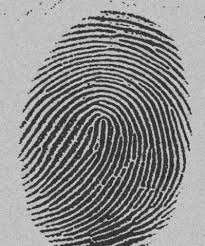
#> input picture Images/fingerprint.jpg, 205 x 246 px
$ jupyter execute 'Exp 6 - Image Segmentation.ipynb'   (older library calls are emulated)
#> lines starting #> are read from the running program, lines starting #| are printed output that depends on the picture; after the words box and inside, x2 and y2 are one past the last pixel; in counts of white or black regions, pixels touching at a corner belong together
# Experiment 6 - Digital Image Processing Lab
## Aim: To perform various image segmentation processes.
###### Siddhartha Dutta - A70405217037 - BCSE1732

[cell 1]
# Importing Required Libraries
import cv2
import matplotlib.pyplot as plt
import numpy as np

## 6.1 Thresholding
* Thresholding is a type of image segmentation, where we change the pixels of an image to make the image easier to analyze.
* In thresholding, we convert an image from color or grayscale into a binary image, i.e., one that is simply black and white.

[cell 2]
image = cv2.imread('Images/fingerprint.jpg', cv2.IMREAD_GRAYSCALE)
#> image is the input picture: shape (246, 205); min 6, max 234, mean 138.9

fig = plt.figure(figsize=(15, 4))
ax1 = fig.add_subplot(121)
ax2 = fig.add_subplot(122)

ax1.imshow(image, cmap='gray')
ax1.title.set_text('Original Image')
ax2.hist(image.ravel(), bins=256)
ax2.title.set_text('Original Image Distribution')
#> figure, not shown here; panel 2: tallest bar 2350 high, from x = 190.4 to 191.2

### 6.1.1 Global Thresholding
* Global thresholding is based on the assumption that the image has a bimodal histogram.
* The object can be extracted from the background by comparing image values with a threshold value T.
* All the pixel values are thresholded according to this computed threshold value T.

[cell 3]
# Computing T Values until difference in T is smaller than T0
T = (np.max(image) + np.min(image)) // 2 # Initial Estimate of T
#> T = 120
T0 = 0

while(True):
    print(f'Thresholding Value: {T}')
    u1 = [x for x in image.ravel() if x > T ]
    u2 = [x for x in image.ravel() if x <= T ]
    T_new = ((sum(u1)/len(u1)) + (sum(u2)/len(u2))) // 2
    if abs(T_new - T) <=  T0:
        break
    else:
        T = T_new
#> this loop made 3 passes
#> (T_new, T) on passes 1 to 2: (123, 123), (124, 124)
#> T_new on pass 3: 124
#| Thresholding Value: 120
#| Thresholding Value: 123.0
#| Thresholding Value: 124.0

global_thres = image > T
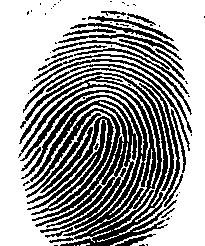
#> global_thres: shape (246, 205) bool; 61.9% white; 69 black regions (43 under 20 px), largest, box (x1, y1, x2, y2) and area: (18, 68, 180, 246) 11402, (27, 116, 114, 215) 1765, (23, 64, 190, 151) 598

### 6.1.2 Adaptive Thresholding
* Adaptive thresholding is the method where the threshold value is calculated for smaller regions.
* There will be different threshold values for different regions.
* Adapative thresholding is performed using the *cv2.adaptiveThreshold* function.

[cell 4]
# Taking Threshold Value as the Mean in the Neighbourhood Area
#adaptiveThreshold(src, maxValue, adaptiveMethod, thresholdType, blockSize, C)
adaptive_thres = cv2.adaptiveThreshold(image, 255, cv2.ADAPTIVE_THRESH_MEAN_C, cv2.THRESH_BINARY, 13, 15)
#> adaptive_thres: shape (246, 205); 66.8% white; black in thin lines or dots

### 6.1.3 Otsu Thresholding
* Otsu's binarization automatically calculates a threshold value from image histogram for a bimodal image.
* This computed threshold value minimizes the weighted within-class variance.
* Otsu's threshold is performed using the *cv2.threshold* function with the *cv2.THRESH_OTSU* argument.

[cell 5]
#cv2.threshold(source, thresholdValue, maxVal, thresholdingTechnique)
ret, otsu_thres = cv2.threshold(image, 124, 255, cv2.THRESH_BINARY+cv2.THRESH_OTSU)
#> ret = 124

[cell 6]
# Displaying Results of Thresholding Techniques
fig = plt.figure(figsize=(12, 4))
ax1 = fig.add_subplot(131)
ax2 = fig.add_subplot(132)
ax3 = fig.add_subplot(133)

ax1.imshow(global_thres, cmap='gray')
ax1.title.set_text(f'Global Thresholded Image for T={T}')
ax2.imshow(adaptive_thres, cmap='gray')
ax2.title.set_text(f'Adaptive Thresholded Image')
ax3.imshow(otsu_thres, cmap='gray')
ax3.title.set_text(f'Otsu Thresholded Image')

## 6.2 Edge Detection
* Edge detection is an image processing technique for finding the boundaries of objects within images.
* It works by detecting discontinuities in brightness. Edge detection is used for image segmentation.

[cell 7]
image = cv2.imread('Images/road.bmp', cv2.IMREAD_GRAYSCALE)
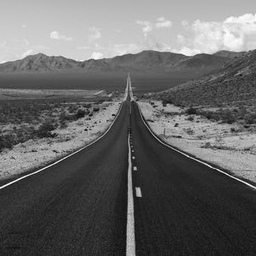
#> input picture Images/road.bmp, 256 x 256 px
#> image is the input picture: shape (256, 256); min 7, max 255, mean 101.6
image = cv2.GaussianBlur(image, (3,3), 0)
plt.imshow(image, cmap='gray')
plt.title('Original Image After Gaussian Blurring')
plt.show()

### 6.2.1 Sobel Edge Detection
* Sobel edge detector is a gradient based method based on the first order derivatives.
* It calculates the first derivatives of the image separately for the X and Y axes.
* The operator uses two 3X3 kernels which are convolved with the original image to calculate approximations of the derivatives - one for horizontal changes, and one for vertical.

[cell 8]
sobelX = cv2.Sobel(image, cv2.CV_8U, 1, 0, ksize=3).astype(np.uint64)
sobelY = cv2.Sobel(image, cv2.CV_8U, 0, 1, ksize=3).astype(np.uint64)
sobel = np.sqrt(np.power(sobelX, 2) + np.power(sobelY, 2)).astype(np.uint64)

fig = plt.figure(figsize=(12, 4))
ax1 = fig.add_subplot(131)
ax2 = fig.add_subplot(132)
ax3 = fig.add_subplot(133)

ax1.imshow(sobelX, cmap='gray')
ax1.title.set_text('Sobel Filter in X Direction')
ax2.imshow(sobelY, cmap='gray')
ax2.title.set_text('Sobel Filter in Y Direction')
ax3.imshow(sobel, cmap='gray')
ax3.title.set_text('Sobel Filter Combined X,Y')

### 6.2.2 Laplacian Edge Detection
* Unlike the Sobel edge detector, the Laplacian edge detector uses only one kernel.
* It calculates second order derivatives in a single pass.
* The Laplacian filter is applied using the *cv2.Laplacian* function.

[cell 9]
laplacian = cv2.Laplacian(image, cv2.CV_8U)
plt.imshow(laplacian, cmap='gray')
plt.title('Laplacian Edge Detection')
plt.show()

## 6.3 Canny Edge Detector
* The Canny edge detector is a multi-stage algorithm:
    * Noise Reduction
    * Finding Intensity Gradient of the Image
    * Non-maximum Suppression
    * Hysteresis Thresholding

* The Canny edge detector is implemented using the *cv2.Canny* function.

[cell 10]
THRESHOLD1 = 100
THRESHOLD2 = 200

canny = cv2.Canny(image, THRESHOLD1, THRESHOLD2)
#> canny: shape (256, 256); 5.4% white in thin lines or dots

fig = plt.figure(figsize=(10, 4))
ax1 = fig.add_subplot(121)
ax2 = fig.add_subplot(122)

ax1.imshow(image, cmap='gray')
ax1.title.set_text('Gassian Blurred Image')
ax2.imshow(canny, cmap='gray')
ax2.title.set_text('Canny Edge Detection')

## 6.4 Hough Line Transformation
* Hough Transform is a popular technique to detect any shape, if it can be represented in a mathematical form.
* The Hough line transformation can be implemented using the *cv2.HoughLines* function. It takes as arguments:
    * A binary image.
    * The paramater p.
    * The parameter theta for accuracy.
    * A threshold value.

[cell 11]
image = cv2.imread('Images/sudoku-original.jpg')
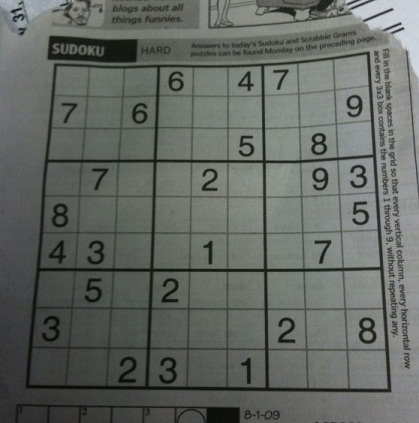
#> input picture Images/sudoku-original.jpg, 419 x 423 px
#> image is the input picture: shape (423, 419, 3); mean B, G, R 98.9, 103.6, 99.4
gray = cv2.cvtColor(image, cv2.COLOR_BGR2GRAY)
edges = cv2.Canny(gray, 50, 150, apertureSize=3)
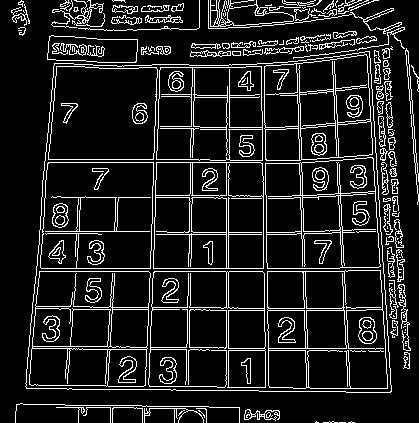
#> edges: shape (423, 419); 12% white in thin lines or dots
lines = cv2.HoughLines(edges, 1, np.pi/180, 200)
#> lines = 20 rows, first 8: [271, 1.57], [268, 1.57], [226, 0], [195, 0.0175], [162, 0.0349], [159, 0.0349], [-262, 3.12], [-293, 3.11]

for rt in lines:
    for rho, theta in rt:
        a = np.cos(theta)
        b = np.sin(theta)
        x0 = a*rho
        y0 = b*rho
        x1 = int(x0 + 1000*(-b))
        y1 = int(y0 + 1000*(a))
        x2 = int(x0 - 1000*(-b))
        y2 = int(y0 - 1000*(a))

        cv2.line(image, (x1,y1), (x2,y2), (255,0,), 2)
#> this loop made 20 passes
#> rt on passes 1 to 12: [[271, 1.57]], [[268, 1.57]], [[226, 0]], [[195, 0.0175]], [[162, 0.0349]], [[159, 0.0349]], [[-262, 3.12]], [[-293, 3.11]], [[193, 0.0175]], [[228, 0]], [[162, 1.57]], [[62, 0.0873]]
#> image: shape (423, 419, 3); 12.66% of pixels changed, all inside (x1, y1, x2, y2) = (0, 0, 419, 423)


fig = plt.figure(figsize=(10, 4))
ax1 = fig.add_subplot(121)
ax2 = fig.add_subplot(122)
ax1.imshow(cv2.imread('Images/sudoku-original.jpg'))
ax1.title.set_text('Original Image')
ax2.imshow(image)
ax2.title.set_text('Hough Lines on Original Image')
#> figure, not shown here; B, G, R data is drawn as R, G, B

## Assignment - Isolated Point Detection

[cell 12]
# Using Point Detection Mask on Image
image = cv2.imread('Images/turbine.jpg', cv2.IMREAD_GRAYSCALE)
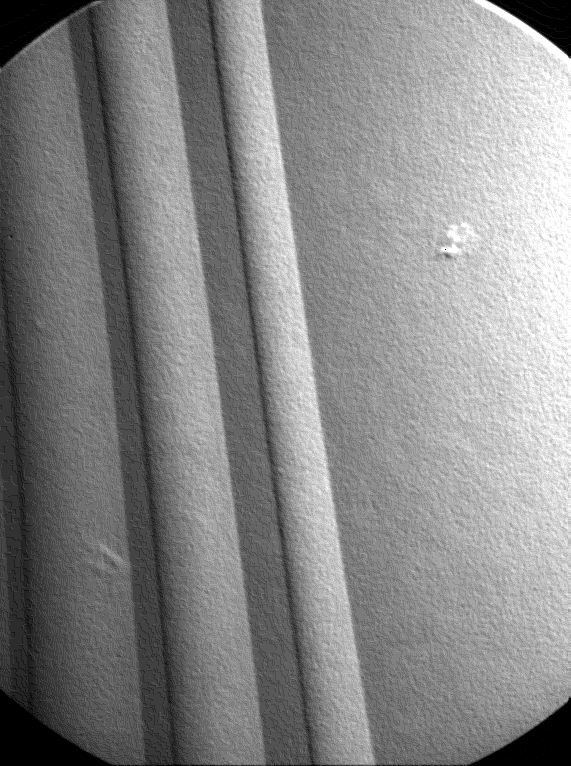
#> input picture Images/turbine.jpg, 571 x 766 px
#> image is the input picture: shape (766, 571); min 0, max 255, mean 134.3
point_detection_mask = np.array([[-1,-1,-1],
                                 [-1,8,-1],
                                 [-1,-1,-1]])
filtered = cv2.filter2D(image, -1, point_detection_mask)
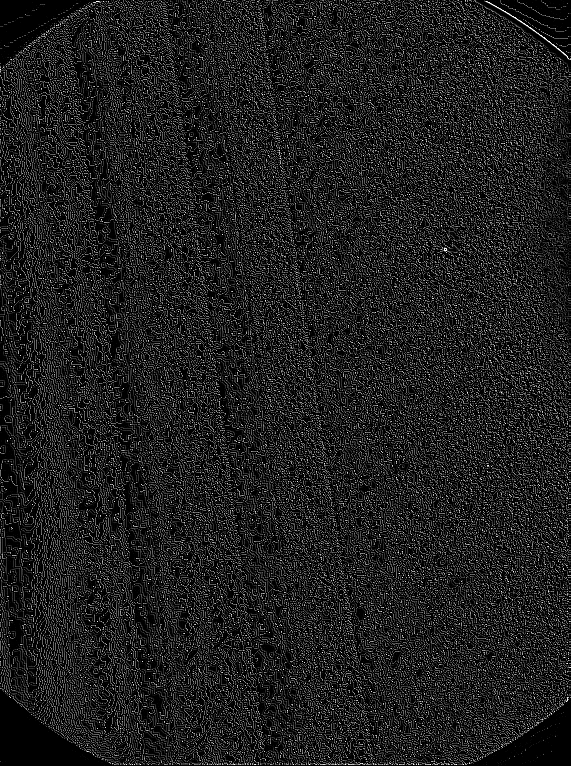
#> filtered: shape (766, 571); min 0, max 255, mean 31.3

[cell 13]
# Thresholding
T = 0.9 * np.max(filtered) # 90% of the highest absolute pixel value of the image filtered
#> T = 229.5
thresh = filtered > T
#> thresh: shape (766, 571) bool; 0.08% white in thin lines or dots

[cell 14]
# Displaying Results
fig = plt.figure(figsize=(14, 12))
ax1 = fig.add_subplot(131)
ax2 = fig.add_subplot(132)
ax3 = fig.add_subplot(133)

ax1.imshow(image, cmap='gray')
ax1.title.set_text('Original Image')
ax2.imshow(filtered, cmap='gray')
ax2.title.set_text('After Filtering using Point Detection Mask')
ax3.imshow(thresh, cmap='gray')
ax3.title.set_text('After Thresholding Filtered Image')
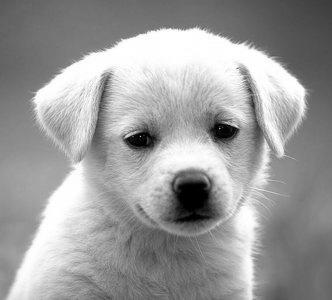
#> input picture Images/puppy.jpg, 332 x 300 px
#> further down, image is the input picture: shape (300, 332); min 0, max 255, mean 155.7

## 6.5 Region Growing
* Region growing is a simple region-based image segmentation method.
* It is a pixel-based image segmentation method as it involves the selection of initial seed points.
* In region growing, the neighbouring pixels are analyzed to determine if they belong to the region or not.

[cell 15]
# Basic Pixel Point Data Structure
class Point(object):
    def __init__(self, x, y):
        self.x = x
        self.y = y

# Returns Absolute Differnce of Intensity Values Between Two Pixels
def getGrayDiff(img, currentPoint, tmpPoint):
    return abs(int(img[currentPoint.x, currentPoint.y]) - int(img[tmpPoint.x, tmpPoint.y]))

# 4-Connected or 8-Connected Points
def selectConnects(p):
    if p != 0:
        connects = [Point(-1, -1), Point(0, -1), Point(1, -1), Point(1, 0), Point(1, 1), Point(0, 1), Point(-1, 1), Point(-1, 0)]
    else:
        connects = [Point(0, -1), Point(1, 0), Point(0, 1), Point(-1, 0)]
    return connects

# Region Growing Method from Seed Points
def regionGrow(img, seeds, thresh, p=1):
#> called with thresh = 5, p = 1
    height, weight = img.shape
#> height = 300; weight = 332
    seedMark = np.zeros(img.shape)
    seedList = []
    for seed in seeds:
        seedList.append(seed)
    label = 1
    connects = selectConnects(p)
    while (len(seedList) > 0):
        currentPoint = seedList.pop(0)

        seedMark[currentPoint.x, currentPoint.y] = label
        for i in range(8):
            tmpX = currentPoint.x + connects[i].x
            tmpY = currentPoint.y + connects[i].y
            if tmpX < 0 or tmpY < 0 or tmpX >= height or tmpY >= weight:
                continue
            grayDiff = getGrayDiff(img, currentPoint, Point(tmpX, tmpY))
            if grayDiff < thresh and seedMark[tmpX, tmpY] == 0:
                seedMark[tmpX, tmpY] = label
                seedList.append(Point(tmpX, tmpY))
#> this loop made 38448 passes
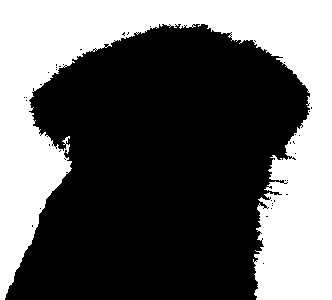
#> seedMark: shape (300, 332) float64; values 0 (black) and 1 (white), 38.6% white; 1 white region, box (x1, y1, x2, y2) and area: (0, 0, 332, 300) 38448
#> after the loop, seedList = []
    return seedMark

[cell 16]
# Calling Region Growing Method & Displaying Results
image = cv2.imread('Images/puppy.jpg', cv2.IMREAD_GRAYSCALE)
segImage = regionGrow(image, seeds=[Point(255, 255)], thresh=5) # Single Seed Point, Threshold=5

fig = plt.figure(figsize=(10, 4))
ax1 = fig.add_subplot(121)
ax2 = fig.add_subplot(122)

ax1.imshow(image, cmap='gray')
ax1.title.set_text('Original Image')
ax2.imshow(segImage, cmap='gray')
ax2.title.set_text('Segmented Image using Region Growing')

## 6.6 Clustering using KMeans Algorithm
* K Means is an unsupervised clustering algorithm which works on unlabelled datapoints.
* It is used to identify different classes or clusters in the given data based on how similar the data is.
* This algorithm can also segment objects in images, identifying data points that are similar into a cluster.
* On increasing the value of k, the image becomes more distinct as the K-means algorithm classifies more classes of colors.

[cell 17]
# Reading Coloured Image into RGB Format
image = cv2.imread('Images/peppers.png')
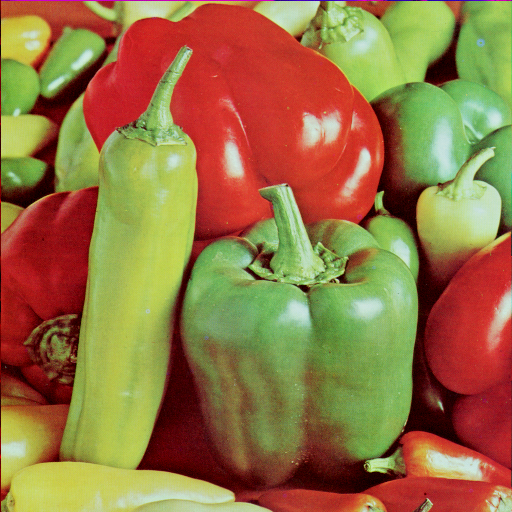
#> input picture Images/peppers.png, 512 x 512 px
#> image is the input picture: shape (512, 512, 3); mean B, G, R 66.5, 115.6, 149.8
image = cv2.cvtColor(image, cv2.COLOR_BGR2RGB)
print('Original Image Shape:', image.shape)
#| Original Image Shape: (512, 512, 3)
# Converting into a 2D Array
pixels = np.float32(image.reshape((-1,3)))
print('Pixel Dataset Shape:', pixels.shape)
#| Pixel Dataset Shape: (262144, 3)

[cell 18]
# Criteria for Iteration Termination
# Algorithm stops after 0.85 accuracy is reached, 100 max iterations are performed
criteria = (cv2.TERM_CRITERIA_EPS + cv2.TERM_CRITERIA_MAX_ITER, 100, 0.85)
#> criteria = (3, 100, 0.85)

# K-Values for Clusters
K1 = 3
K2 = 5
_, labels1, centers1 = cv2.kmeans(pixels, K1, None, criteria, 10, cv2.KMEANS_RANDOM_CENTERS)
#> centers1 = [[153.2, 181.4, 97.06], [176.9, 53.77, 41.5], [77.1, 16.83, 12.66]]
_, labels2, centers2 = cv2.kmeans(pixels, K2, None, criteria, 10, cv2.KMEANS_RANDOM_CENTERS)
#> centers2 = [[166.3, 191.2, 91.61], [118.1, 142.9, 68.04], [185.1, 48.23, 40.59], [187.8, 212.2, 173.9], [78.79, 14.93, 12.24]]

# Mapping Centers to Labels
centers1 = np.uint8(centers1)
#> centers1 = [[153, 181, 97], [176, 53, 41], [77, 16, 12]]
segmented_data1 = centers1[labels1.flatten()]
centers2 = np.uint8(centers2)
#> centers2 = [[166, 191, 91], [118, 142, 68], [185, 48, 40], [187, 212, 173], [78, 14, 12]]
segmented_data2 = centers2[labels2.flatten()]

# Reshaping Segmented Data into Image Dimensions
segmented_image1 = segmented_data1.reshape((image.shape))
segmented_image2 = segmented_data2.reshape((image.shape))
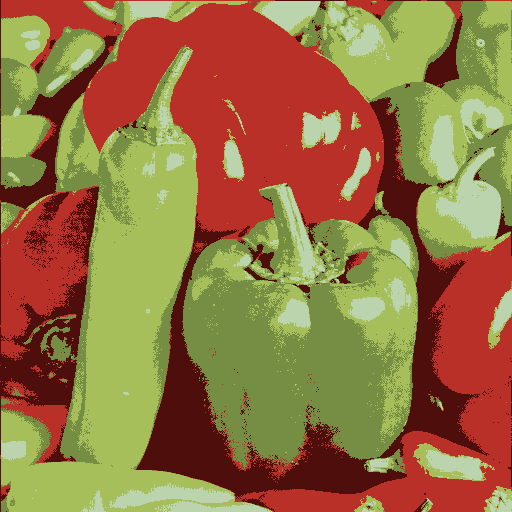
#> segmented_image2: shape (512, 512, 3); mean R, G, B 149.5, 115.1, 66.1

[cell 19]
# Displaying Results
fig = plt.figure(figsize=(12, 4))
ax1 = fig.add_subplot(131)
ax2 = fig.add_subplot(132)
ax3 = fig.add_subplot(133)

ax1.imshow(image)
ax1.title.set_text('Original Image')
ax2.imshow(segmented_image1)
ax2.title.set_text(f'Segmented Image with K={K1}')
ax3.imshow(segmented_image2)
ax3.title.set_text(f'Segmented Image with K={K2}')
